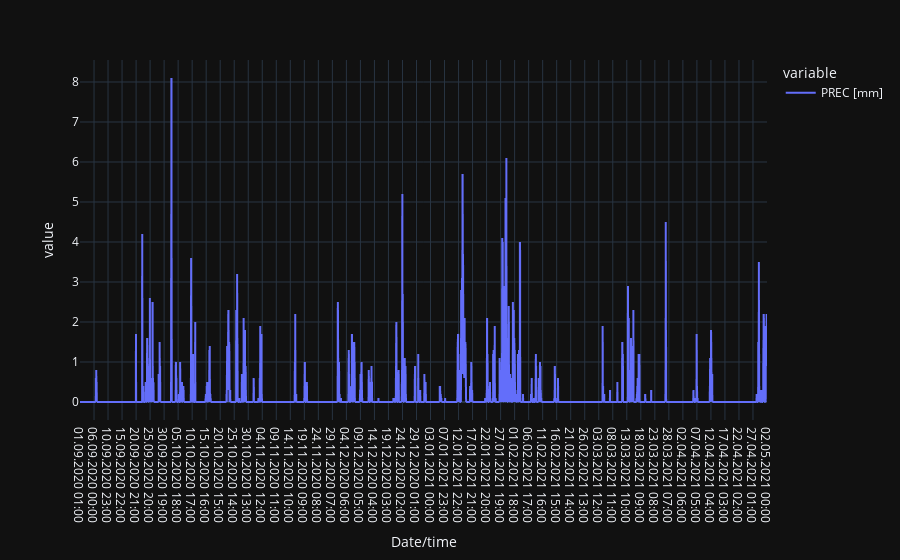

The code cell stored with this chart in its notebook:
### Code cell
humidity_series.plot()

### Figure 1 — Plotly figure (JSON) as saved in the notebook; plotly's stock layout.template omitted (floating-point values rounded to 4 significant figures; data arrays with more than 128 entries replaced by an {"elided": "..."} marker saying what was removed)
{"data": [{"hovertemplate": "variable=PREC [mm]<br>Date/time=%{x}<br>value=%{y}<extra></extra>", "legendgroup": "PREC [mm]", "line": {"color": "#636efa", "dash": "solid"}, "mode": "lines", "name": "PREC [mm]", "showlegend": true, "type": "scattergl", "x": {"elided": "5832 str values"}, "xaxis": "x", "y": {"elided": "5832 float values"}, "yaxis": "y"}], "layout": {"legend": {"title": {"text": "variable"}, "tracegroupgap": 0}, "margin": {"t": 60}, "xaxis": {"anchor": "y", "domain": [0, 1], "title": {"text": "Date/time"}}, "yaxis": {"anchor": "x", "domain": [0, 1], "title": {"text": "value"}}}}
